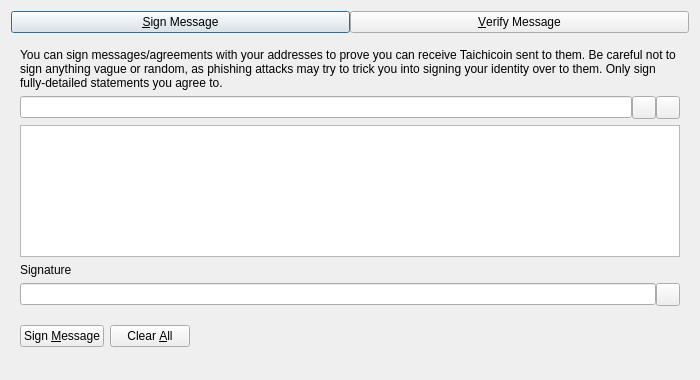
<?xml version="1.0" encoding="UTF-8"?>
<ui version="4.0">
 <class>SignVerifyMessageDialog</class>
 <widget class="QDialog" name="SignVerifyMessageDialog">
  <property name="geometry">
   <rect>
    <x>0</x>
    <y>0</y>
    <width>700</width>
    <height>380</height>
   </rect>
  </property>
  <property name="windowTitle">
   <string>Signatures - Sign / Verify a Message</string>
  </property>
  <property name="modal">
   <bool>true</bool>
  </property>
  <layout class="QVBoxLayout" name="verticalLayout">
   <item>
    <layout class="QHBoxLayout" name="horizontalLayout_Buttons_2">
     <property name="spacing">
      <number>0</number>
     </property>
     <property name="topMargin">
      <number>0</number>
     </property>
     <item>
      <widget class="QPushButton" name="btnSignMessage">
       <property name="text">
        <string>&amp;Sign Message</string>
       </property>
       <property name="checkable">
        <bool>true</bool>
       </property>
      </widget>
     </item>
     <item>
      <widget class="QPushButton" name="btnVerifyMessage">
       <property name="text">
        <string>&amp;Verify Message</string>
       </property>
       <property name="checkable">
        <bool>true</bool>
       </property>
      </widget>
     </item>
    </layout>
   </item>
   <item>
    <widget class="QStackedWidget" name="stackedWidgetSig">
     <property name="minimumSize">
      <size>
       <width>0</width>
       <height>0</height>
      </size>
     </property>
     <property name="currentIndex">
      <number>0</number>
     </property>
     <widget class="QWidget" name="pageSignMessage">
      <layout class="QVBoxLayout" name="verticalLayout_SM">
       <item>
        <widget class="QLabel" name="infoLabel_SM">
         <property name="text">
          <string>You can sign messages/agreements with your addresses to prove you can receive Taichicoin sent to them. Be careful not to sign anything vague or random, as phishing attacks may try to trick you into signing your identity over to them. Only sign fully-detailed statements you agree to.</string>
         </property>
         <property name="textFormat">
          <enum>Qt::PlainText</enum>
         </property>
         <property name="wordWrap">
          <bool>true</bool>
         </property>
        </widget>
       </item>
       <item>
        <layout class="QHBoxLayout" name="horizontalLayout_1_SM">
         <property name="spacing">
          <number>0</number>
         </property>
         <item>
          <widget class="QValidatedLineEdit" name="addressIn_SM">
           <property name="toolTip">
            <string>The Taichicoin address to sign the message with</string>
           </property>
          </widget>
         </item>
         <item>
          <widget class="QToolButton" name="addressBookButton_SM">
           <property name="toolTip">
            <string>Choose previously used address</string>
           </property>
           <property name="text">
            <string/>
           </property>
           <property name="shortcut">
            <string>Alt+A</string>
           </property>
          </widget>
         </item>
         <item>
          <widget class="QToolButton" name="pasteButton_SM">
           <property name="toolTip">
            <string>Paste address from clipboard</string>
           </property>
           <property name="text">
            <string/>
           </property>
           <property name="shortcut">
            <string>Alt+P</string>
           </property>
          </widget>
         </item>
        </layout>
       </item>
       <item>
        <widget class="QPlainTextEdit" name="messageIn_SM">
         <property name="toolTip">
          <string>Enter the message you want to sign here</string>
         </property>
        </widget>
       </item>
       <item>
        <widget class="QLabel" name="signatureLabel_SM">
         <property name="text">
          <string>Signature</string>
         </property>
         <property name="textFormat">
          <enum>Qt::PlainText</enum>
         </property>
        </widget>
       </item>
       <item>
        <layout class="QHBoxLayout" name="horizontalLayout_2_SM">
         <property name="spacing">
          <number>0</number>
         </property>
         <item>
          <widget class="QLineEdit" name="signatureOut_SM">
           <property name="readOnly">
            <bool>true</bool>
           </property>
          </widget>
         </item>
         <item>
          <widget class="QToolButton" name="copySignatureButton_SM">
           <property name="toolTip">
            <string>Copy the current signature to the system clipboard</string>
           </property>
           <property name="text">
            <string/>
           </property>
          </widget>
         </item>
        </layout>
       </item>
       <item>
        <layout class="QHBoxLayout" name="horizontalLayout_3_SM">
         <item>
          <widget class="QPushButton" name="signMessageButton_SM">
           <property name="toolTip">
            <string>Sign the message to prove you own this Taichicoin address</string>
           </property>
           <property name="text">
            <string>Sign &amp;Message</string>
           </property>
           <property name="autoDefault">
            <bool>false</bool>
           </property>
          </widget>
         </item>
         <item>
          <widget class="QPushButton" name="clearButton_SM">
           <property name="toolTip">
            <string>Reset all sign message fields</string>
           </property>
           <property name="text">
            <string>Clear &amp;All</string>
           </property>
           <property name="autoDefault">
            <bool>false</bool>
           </property>
          </widget>
         </item>
         <item>
          <spacer name="horizontalSpacer_1_SM">
           <property name="orientation">
            <enum>Qt::Horizontal</enum>
           </property>
           <property name="sizeHint" stdset="0">
            <size>
             <width>40</width>
             <height>48</height>
            </size>
           </property>
          </spacer>
         </item>
         <item>
          <widget class="QLabel" name="statusLabel_SM">
           <property name="text">
            <string/>
           </property>
           <property name="wordWrap">
            <bool>true</bool>
           </property>
          </widget>
         </item>
         <item>
          <spacer name="horizontalSpacer_2_SM">
           <property name="orientation">
            <enum>Qt::Horizontal</enum>
           </property>
           <property name="sizeHint" stdset="0">
            <size>
             <width>40</width>
             <height>48</height>
            </size>
           </property>
          </spacer>
         </item>
        </layout>
       </item>
      </layout>
     </widget>
     <widget class="QWidget" name="pageVerifyMessage">
      <layout class="QVBoxLayout" name="verticalLayout_VM">
       <item>
        <widget class="QLabel" name="infoLabel_VM">
         <property name="text">
          <string>Enter the receiver's address, message (ensure you copy line breaks, spaces, tabs, etc. exactly) and signature below to verify the message. Be careful not to read more into the signature than what is in the signed message itself, to avoid being tricked by a man-in-the-middle attack. Note that this only proves the signing party receives with the address, it cannot prove sendership of any transaction!</string>
         </property>
         <property name="textFormat">
          <enum>Qt::PlainText</enum>
         </property>
         <property name="alignment">
          <set>Qt::AlignLeading|Qt::AlignLeft|Qt::AlignTop</set>
         </property>
         <property name="wordWrap">
          <bool>true</bool>
         </property>
        </widget>
       </item>
       <item>
        <layout class="QHBoxLayout" name="horizontalLayout_1_VM">
         <property name="spacing">
          <number>0</number>
         </property>
         <item>
          <widget class="QValidatedLineEdit" name="addressIn_VM">
           <property name="toolTip">
            <string>The Taichicoin address the message was signed with</string>
           </property>
          </widget>
         </item>
         <item>
          <widget class="QToolButton" name="addressBookButton_VM">
           <property name="toolTip">
            <string>Choose previously used address</string>
           </property>
           <property name="text">
            <string/>
           </property>
           <property name="shortcut">
            <string>Alt+A</string>
           </property>
          </widget>
         </item>
        </layout>
       </item>
       <item>
        <widget class="QPlainTextEdit" name="messageIn_VM"/>
       </item>
       <item>
        <widget class="QValidatedLineEdit" name="signatureIn_VM"/>
       </item>
       <item>
        <layout class="QHBoxLayout" name="horizontalLayout_2_VM">
         <item>
          <widget class="QPushButton" name="verifyMessageButton_VM">
           <property name="toolTip">
            <string>Verify the message to ensure it was signed with the specified Taichicoin address</string>
           </property>
           <property name="text">
            <string>Verify &amp;Message</string>
           </property>
           <property name="autoDefault">
            <bool>false</bool>
           </property>
          </widget>
         </item>
         <item>
          <widget class="QPushButton" name="clearButton_VM">
           <property name="toolTip">
            <string>Reset all verify message fields</string>
           </property>
           <property name="text">
            <string>Clear &amp;All</string>
           </property>
           <property name="autoDefault">
            <bool>false</bool>
           </property>
          </widget>
         </item>
         <item>
          <spacer name="horizontalSpacer_1_VM">
           <property name="orientation">
            <enum>Qt::Horizontal</enum>
           </property>
           <property name="sizeHint" stdset="0">
            <size>
             <width>40</width>
             <height>48</height>
            </size>
           </property>
          </spacer>
         </item>
         <item>
          <widget class="QLabel" name="statusLabel_VM">
           <property name="text">
            <string/>
           </property>
           <property name="wordWrap">
            <bool>true</bool>
           </property>
          </widget>
         </item>
         <item>
          <spacer name="horizontalSpacer_2_VM">
           <property name="orientation">
            <enum>Qt::Horizontal</enum>
           </property>
           <property name="sizeHint" stdset="0">
            <size>
             <width>40</width>
             <height>48</height>
            </size>
           </property>
          </spacer>
         </item>
        </layout>
       </item>
      </layout>
     </widget>
    </widget>
   </item>
  </layout>
 </widget>
 <customwidgets>
  <customwidget>
   <class>QValidatedLineEdit</class>
   <extends>QLineEdit</extends>
   <header>qt/qvalidatedlineedit.h</header>
  </customwidget>
 </customwidgets>
 <resources>
  <include location="../taichicoin.qrc"/>
 </resources>
 <connections/>
</ui>
